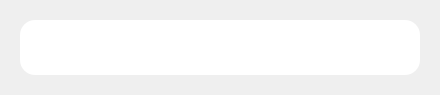
<?xml version="1.0" encoding="UTF-8"?>
<ui version="4.0">
 <class>success</class>
 <widget class="QWidget" name="success">
  <property name="geometry">
   <rect>
    <x>0</x>
    <y>0</y>
    <width>440</width>
    <height>95</height>
   </rect>
  </property>
  <property name="windowTitle">
   <string>Form</string>
  </property>
  <property name="styleSheet">
   <string notr="true"/>
  </property>
  <widget class="QWidget" name="widget" native="true">
   <property name="geometry">
    <rect>
     <x>20</x>
     <y>20</y>
     <width>400</width>
     <height>55</height>
    </rect>
   </property>
   <property name="styleSheet">
    <string notr="true">background-color:#ffffff;
border-radius:15px;</string>
   </property>
   <widget class="QPushButton" name="pushButton">
    <property name="geometry">
     <rect>
      <x>42</x>
      <y>4</y>
      <width>50</width>
      <height>50</height>
     </rect>
    </property>
    <property name="styleSheet">
     <string notr="true">background-color:rgba(0,0,0,0);
border:0px;</string>
    </property>
    <property name="text">
     <string/>
    </property>
    <property name="icon">
     <iconset resource="resourece.qrc">
      <normaloff>:/pic/success.png</normaloff>:/pic/success.png</iconset>
    </property>
    <property name="iconSize">
     <size>
      <width>50</width>
      <height>50</height>
     </size>
    </property>
   </widget>
   <widget class="QLabel" name="label">
    <property name="geometry">
     <rect>
      <x>119</x>
      <y>7</y>
      <width>221</width>
      <height>41</height>
     </rect>
    </property>
    <property name="font">
     <font>
      <family>黑体</family>
      <pointsize>18</pointsize>
     </font>
    </property>
    <property name="text">
     <string/>
    </property>
   </widget>
  </widget>
 </widget>
 <resources>
  <include location="resourece.qrc"/>
 </resources>
 <connections/>
</ui>
